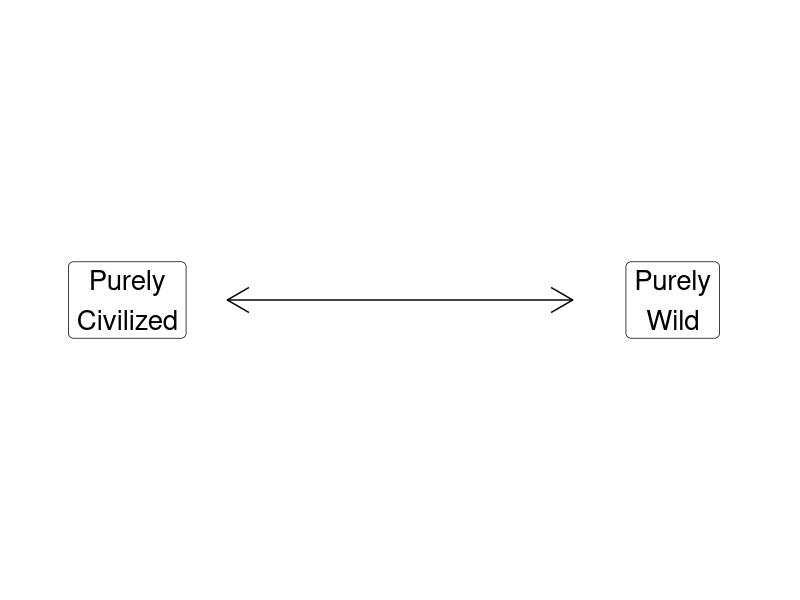
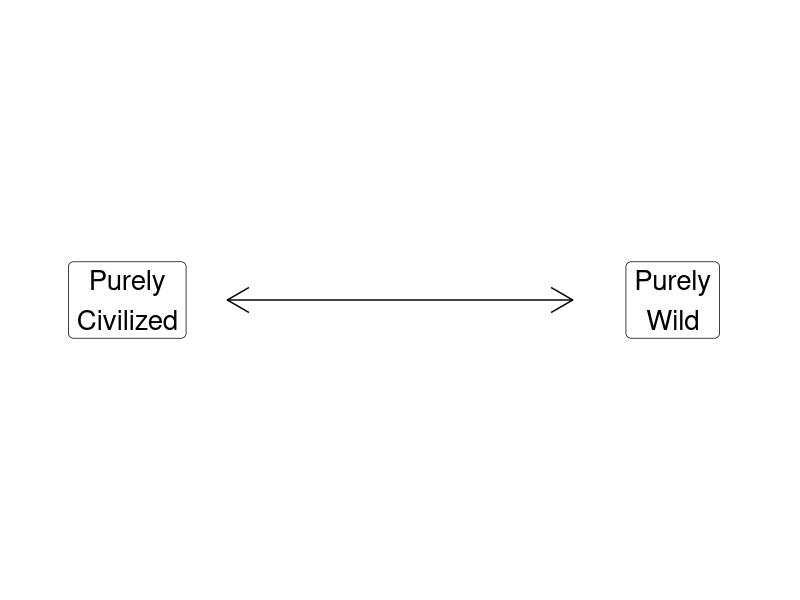

These figures' R source, in order:
## ---- chunk 1
library(tidyverse)
library(readxl)
library(kableExtra)
## ---- chunk 2
## Manual DAG
d1 <- tibble(
  x = c(-3, 3),
  y = c(1, 1),
  labels = c("Purely\nCivilized", "Purely\nWild")
)

ggplot(data = d1, aes(x = x, y = y)) +
  geom_point(size = 0) +
  theme_void() +
  coord_cartesian(xlim = c(-4, 4)) +
  geom_label(aes(label = labels), size = 7) +
  annotate("segment", x = -1.9, xend = 1.9, y = 1, yend = 1, arrow = arrow(ends = "both"))
## ---- chunk 3
## Manual DAG
d1 <- tibble(
  x = c(-3, 3),
  y = c(1, 1),
  labels = c("Purely\nCivilized", "Purely\nWild")
)

ggplot(data = d1, aes(x = x, y = y)) +
  geom_point(size = 0) +
  theme_void() +
  coord_cartesian(xlim = c(-4, 4)) +
  geom_label(aes(label = labels), size = 7) +
  annotate("segment", x = -1.9, xend = 1.9, y = 1, yend = 1, arrow = arrow(ends = "both"))
